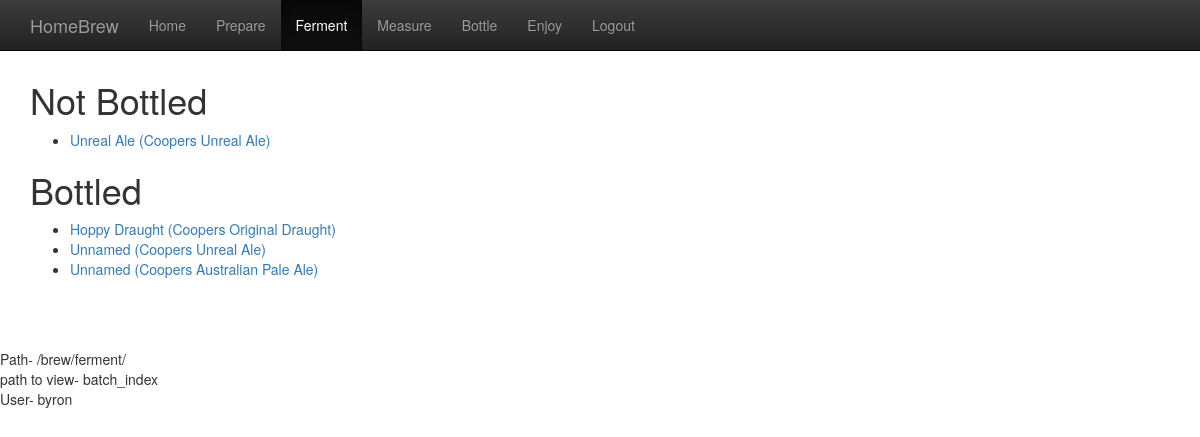
Page /brew/ferment/ (signed in) on the committed database.
### brew/models.py (models this page shows, shortened)
class Batch(models.Model):
    class Meta:
        ordering = ['-date']
    def __str__(self):
        if self.name == '':
            friendly = 'Unnamed'
        else:
            friendly = self.name
        friendly = friendly + ' (' + force_text(self.recipe) + ')'
        return friendly
    @property
    def is_bottled(self):
        return self.bottling_set.count() != 0
    name = models.CharField(max_length=100, blank=True, null=True)
    recipe = models.ForeignKey(Recipe)
    description = models.CharField(max_length=200, blank=True, null=True)
    date = models.DateTimeField('date brewed')

class Recipe(models.Model):
    class Meta:
        ordering = ['-date']
    def __str__(self):
        return self.name
    name = models.CharField(max_length=100)
    description = models.CharField(max_length=200, blank=True, null=True)
    ingredient = models.ManyToManyField(Ingredient)  # Refer above
    date = models.DateTimeField('date created', default=datetime.now)
    min_fermentation_days = models.IntegerField('guideline days in fermenter', default=7)
    min_bottled_days = models.IntegerField('min days in bottle', default=14)

### brew/views.py (the view)
class BatchIndexView(generic.ListView):
    model = Batch

### brew/templatetags/brew_extras.py (called while the page is built)
@register.simple_tag
def active_page(request, view_name):
    from django.core.urlresolvers import resolve, Resolver404
    if not request:
        return ""
    try:
        return "active" if resolve(request.path_info).url_name == view_name else ""
    except Resolver404:
        return ""

@register.filter
def tourl(value): # Only one argument.
    from django.core.urlresolvers import resolve, Resolver404
    return resolve(value).url_name

### brew/templates/brew/batch_list.html (shortened to what this page needs)
{% extends "brew/base.html" %}
{% block content %}
    <h1>Not Bottled</h1>
    <ul>
        {% for batch in batch_list %}
            {% if not batch.is_bottled %}
                <li><a href="{% url 'brew:batch_detail' batch.id %}"> {{ batch }}</a></li>
            {% endif %}
        {% empty %}
            <p>No batch defined.</p>
        {% endfor %}
    </ul>
    <h1>Bottled</h1>
    <ul>
        {% for batch in batch_list %}
            {% if batch.is_bottled %}
                <li><a href="{% url 'brew:batch_detail' batch.id %}"> {{ batch }}</a></li>
            {% endif %}
        {% empty %}
            <p>No batch defined.</p>
        {% endfor %}
    </ul>
{% endblock content %}

### brew/templates/brew/base.html (shortened to what this page needs)
{% load staticfiles %}
{% load brew_extras %}
<!DOCTYPE html>
<html lang="en">
  <head>
    <link href="{% static "css/bootstrap.min.css" %}" rel="stylesheet">
    <link href="{% static "css/bootstrap-theme.min.css" %}" rel="stylesheet">
    <link href="{% static "brew/style.css" %}" rel="stylesheet">
  </head>
<body>
    <nav class="navbar navbar-inverse navbar-fixed-top">
      <div class="container">
        <div class="navbar-header">
          <a class="navbar-brand" href="/brew/#">HomeBrew</a>
        </div>
        <div id="navbar" class="collapse navbar-collapse">
          <ul class="nav navbar-nav">
              <li class="{% active_page request "index" %}"><a href="#">Home</a></li>
              <li class="{% active_page request "recipe_index" %}"><a href="{% url 'brew:recipe_index' %}">Prepare</a></li>
              <li class="{% active_page request "batch_index" %}"><a href="{% url 'brew:batch_index' %}">Ferment</a></li>
              <li class="{% active_page request "bottling_index" %}"><a href="{% url 'brew:bottling_index' %}">Measure</a></li>
              <li class="{% active_page request "measure_index" %}"><a href="{% url 'brew:measure_index' %}">Bottle</a></li>
              <li class="{% active_page request "drink_index" %}"><a href="{% url 'brew:drink_index' %}">Enjoy</a></li>
              <li class="{% active_page request "logout" %}"><a href="{% url 'logout' %}">Logout</a></li>
          </ul>
        </div>
      </div>
    </nav>
    <div class="container">
    {% block content %}{% endblock %}
    </div>
    <br><br><br>
    Path- {{ request.path_info }}<br/>
    path to view- {{ request.path_info|tourl }} <br/>
    User- {{ user.username }} <br/>
</body>
<link rel="stylesheet" type="text/css" href="{% static "js/datetimepicker/jquery.datetimepicker.css"%}" />

### brew/static/brew/style.css (style rules this page uses)
body { padding-top: 60px; padding-bottom: 40px; }

### rows in the picture
Batch: name+recipe "Unreal Ale (Coopers Unreal Ale)"
Batch: name+recipe "Hoppy Draught (Coopers Original Draught)"
Batch: name+recipe "Unnamed (Coopers Unreal Ale)"
Batch: name+recipe "Unnamed (Coopers Australian Pale Ale)"

### other values in the picture
{{ request.path_info }} "/brew/ferment/"
{{ request.path_info|tourl }} "batch_index"
{{ user.username }} "byron"
